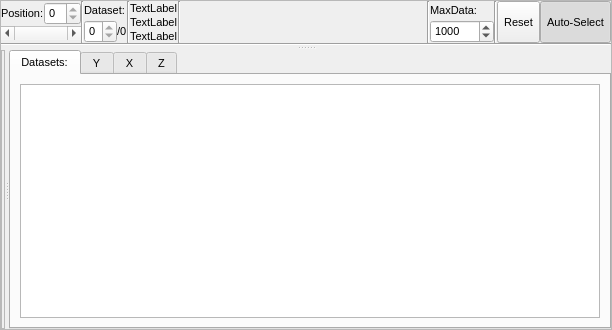
<?xml version="1.0" encoding="UTF-8"?>
<ui version="4.0">
 <class>vpDataWidget</class>
 <widget class="QFrame" name="vpDataWidget">
  <property name="geometry">
   <rect>
    <x>0</x>
    <y>0</y>
    <width>612</width>
    <height>330</height>
   </rect>
  </property>
  <property name="font">
   <font>
    <pointsize>8</pointsize>
   </font>
  </property>
  <property name="windowTitle">
   <string>Frame</string>
  </property>
  <property name="frameShape">
   <enum>QFrame::StyledPanel</enum>
  </property>
  <property name="frameShadow">
   <enum>QFrame::Raised</enum>
  </property>
  <layout class="QVBoxLayout" name="verticalLayout_10">
   <property name="spacing">
    <number>0</number>
   </property>
   <property name="margin">
    <number>0</number>
   </property>
   <item>
    <widget class="QSplitter" name="splitter">
     <property name="sizePolicy">
      <sizepolicy hsizetype="Preferred" vsizetype="Minimum">
       <horstretch>0</horstretch>
       <verstretch>0</verstretch>
      </sizepolicy>
     </property>
     <property name="orientation">
      <enum>Qt::Vertical</enum>
     </property>
     <widget class="QWidget" name="">
      <layout class="QVBoxLayout" name="verticalLayout_9">
       <property name="spacing">
        <number>0</number>
       </property>
       <item>
        <layout class="QHBoxLayout" name="horizontalLayout_3">
         <property name="spacing">
          <number>0</number>
         </property>
         <item>
          <layout class="QVBoxLayout" name="verticalLayout">
           <property name="spacing">
            <number>0</number>
           </property>
           <item>
            <layout class="QHBoxLayout" name="horizontalLayout">
             <property name="spacing">
              <number>0</number>
             </property>
             <item>
              <widget class="QLabel" name="label_5">
               <property name="text">
                <string>Position:</string>
               </property>
              </widget>
             </item>
             <item>
              <widget class="QSpinBox" name="spin_position">
               <property name="maximum">
                <number>0</number>
               </property>
               <property name="singleStep">
                <number>100</number>
               </property>
              </widget>
             </item>
            </layout>
           </item>
           <item>
            <widget class="QScrollBar" name="slider_position">
             <property name="minimumSize">
              <size>
               <width>80</width>
               <height>0</height>
              </size>
             </property>
             <property name="maximum">
              <number>0</number>
             </property>
             <property name="singleStep">
              <number>100</number>
             </property>
             <property name="pageStep">
              <number>500</number>
             </property>
             <property name="orientation">
              <enum>Qt::Horizontal</enum>
             </property>
            </widget>
           </item>
          </layout>
         </item>
         <item>
          <widget class="Line" name="line_2">
           <property name="orientation">
            <enum>Qt::Vertical</enum>
           </property>
          </widget>
         </item>
         <item>
          <layout class="QVBoxLayout" name="verticalLayout_8">
           <property name="spacing">
            <number>0</number>
           </property>
           <item>
            <widget class="QLabel" name="label_9">
             <property name="text">
              <string>Dataset:</string>
             </property>
            </widget>
           </item>
           <item>
            <layout class="QHBoxLayout" name="horizontalLayout_2">
             <property name="spacing">
              <number>0</number>
             </property>
             <item>
              <widget class="QSpinBox" name="spin_dataset">
               <property name="maximum">
                <number>0</number>
               </property>
              </widget>
             </item>
             <item>
              <widget class="QLabel" name="label_datasetCount">
               <property name="text">
                <string>/0</string>
               </property>
              </widget>
             </item>
            </layout>
           </item>
          </layout>
         </item>
         <item>
          <widget class="Line" name="line_4">
           <property name="orientation">
            <enum>Qt::Vertical</enum>
           </property>
          </widget>
         </item>
         <item>
          <layout class="QVBoxLayout" name="verticalLayout_7">
           <property name="spacing">
            <number>0</number>
           </property>
           <item>
            <widget class="QLabel" name="label_6">
             <property name="text">
              <string>TextLabel</string>
             </property>
            </widget>
           </item>
           <item>
            <widget class="QLabel" name="label_8">
             <property name="text">
              <string>TextLabel</string>
             </property>
            </widget>
           </item>
           <item>
            <widget class="QLabel" name="label_7">
             <property name="text">
              <string>TextLabel</string>
             </property>
            </widget>
           </item>
          </layout>
         </item>
         <item>
          <widget class="Line" name="line_5">
           <property name="orientation">
            <enum>Qt::Vertical</enum>
           </property>
          </widget>
         </item>
         <item>
          <spacer name="horizontalSpacer_2">
           <property name="orientation">
            <enum>Qt::Horizontal</enum>
           </property>
           <property name="sizeHint" stdset="0">
            <size>
             <width>40</width>
             <height>20</height>
            </size>
           </property>
          </spacer>
         </item>
         <item>
          <widget class="Line" name="line_3">
           <property name="orientation">
            <enum>Qt::Vertical</enum>
           </property>
          </widget>
         </item>
         <item>
          <layout class="QVBoxLayout" name="verticalLayout_5">
           <property name="spacing">
            <number>0</number>
           </property>
           <item>
            <widget class="QLabel" name="label_4">
             <property name="text">
              <string>MaxData:</string>
             </property>
            </widget>
           </item>
           <item>
            <widget class="QSpinBox" name="spin_maxData">
             <property name="maximum">
              <number>1000000</number>
             </property>
             <property name="singleStep">
              <number>500</number>
             </property>
             <property name="value">
              <number>1000</number>
             </property>
            </widget>
           </item>
          </layout>
         </item>
         <item>
          <widget class="Line" name="line_6">
           <property name="orientation">
            <enum>Qt::Vertical</enum>
           </property>
          </widget>
         </item>
         <item>
          <widget class="QToolButton" name="btn_reset">
           <property name="sizePolicy">
            <sizepolicy hsizetype="Minimum" vsizetype="Minimum">
             <horstretch>0</horstretch>
             <verstretch>0</verstretch>
            </sizepolicy>
           </property>
           <property name="text">
            <string>Reset</string>
           </property>
          </widget>
         </item>
         <item>
          <widget class="QToolButton" name="btn_autoSelect">
           <property name="sizePolicy">
            <sizepolicy hsizetype="Minimum" vsizetype="Minimum">
             <horstretch>0</horstretch>
             <verstretch>0</verstretch>
            </sizepolicy>
           </property>
           <property name="text">
            <string>Auto-Select</string>
           </property>
           <property name="checkable">
            <bool>true</bool>
           </property>
           <property name="checked">
            <bool>true</bool>
           </property>
          </widget>
         </item>
        </layout>
       </item>
       <item>
        <widget class="Line" name="line">
         <property name="orientation">
          <enum>Qt::Horizontal</enum>
         </property>
        </widget>
       </item>
      </layout>
     </widget>
     <widget class="QSplitter" name="splitter_view">
      <property name="orientation">
       <enum>Qt::Horizontal</enum>
      </property>
      <widget class="QFrame" name="frame_view">
       <property name="minimumSize">
        <size>
         <width>0</width>
         <height>0</height>
        </size>
       </property>
       <property name="frameShape">
        <enum>QFrame::StyledPanel</enum>
       </property>
       <property name="frameShadow">
        <enum>QFrame::Raised</enum>
       </property>
       <layout class="QVBoxLayout" name="layout_view">
        <property name="spacing">
         <number>0</number>
        </property>
        <property name="margin">
         <number>0</number>
        </property>
       </layout>
      </widget>
      <widget class="QTabWidget" name="tabWidget">
       <property name="enabled">
        <bool>true</bool>
       </property>
       <property name="currentIndex">
        <number>0</number>
       </property>
       <property name="iconSize">
        <size>
         <width>15</width>
         <height>16</height>
        </size>
       </property>
       <widget class="QWidget" name="tab_dataSets">
        <attribute name="title">
         <string>Datasets:</string>
        </attribute>
        <layout class="QVBoxLayout" name="verticalLayout_6">
         <item>
          <widget class="QListWidget" name="listDataSets"/>
         </item>
        </layout>
       </widget>
       <widget class="QWidget" name="tab_y">
        <attribute name="title">
         <string>Y</string>
        </attribute>
        <layout class="QVBoxLayout" name="verticalLayout_2">
         <item>
          <widget class="QLabel" name="label">
           <property name="text">
            <string>Y Fields:</string>
           </property>
          </widget>
         </item>
         <item>
          <widget class="QListWidget" name="list_yFields"/>
         </item>
        </layout>
       </widget>
       <widget class="QWidget" name="tab_x">
        <attribute name="title">
         <string>X</string>
        </attribute>
        <layout class="QVBoxLayout" name="verticalLayout_3">
         <item>
          <widget class="QLabel" name="label_2">
           <property name="text">
            <string>X Field:</string>
           </property>
          </widget>
         </item>
         <item>
          <widget class="QComboBox" name="combo_xField"/>
         </item>
         <item>
          <spacer name="verticalSpacer_2">
           <property name="orientation">
            <enum>Qt::Vertical</enum>
           </property>
           <property name="sizeHint" stdset="0">
            <size>
             <width>20</width>
             <height>40</height>
            </size>
           </property>
          </spacer>
         </item>
        </layout>
       </widget>
       <widget class="QWidget" name="tab_z">
        <attribute name="title">
         <string>Z</string>
        </attribute>
        <layout class="QVBoxLayout" name="verticalLayout_4">
         <item>
          <widget class="QLabel" name="label_3">
           <property name="text">
            <string>Z Field</string>
           </property>
          </widget>
         </item>
         <item>
          <widget class="QComboBox" name="combo_zField"/>
         </item>
         <item>
          <spacer name="verticalSpacer">
           <property name="orientation">
            <enum>Qt::Vertical</enum>
           </property>
           <property name="sizeHint" stdset="0">
            <size>
             <width>20</width>
             <height>40</height>
            </size>
           </property>
          </spacer>
         </item>
        </layout>
       </widget>
      </widget>
     </widget>
    </widget>
   </item>
  </layout>
 </widget>
 <resources/>
 <connections>
  <connection>
   <sender>spin_position</sender>
   <signal>valueChanged(int)</signal>
   <receiver>slider_position</receiver>
   <slot>setValue(int)</slot>
   <hints>
    <hint type="sourcelabel">
     <x>184</x>
     <y>16</y>
    </hint>
    <hint type="destinationlabel">
     <x>161</x>
     <y>36</y>
    </hint>
   </hints>
  </connection>
  <connection>
   <sender>slider_position</sender>
   <signal>valueChanged(int)</signal>
   <receiver>spin_position</receiver>
   <slot>setValue(int)</slot>
   <hints>
    <hint type="sourcelabel">
     <x>161</x>
     <y>36</y>
    </hint>
    <hint type="destinationlabel">
     <x>184</x>
     <y>16</y>
    </hint>
   </hints>
  </connection>
 </connections>
</ui>
